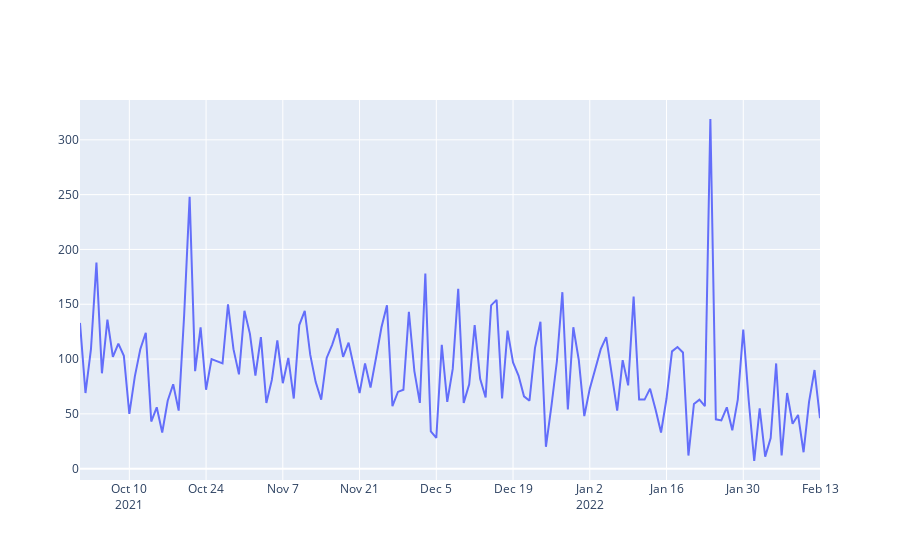

This figure's notebook cell:
### Markdown cell above
# Time-series visualization of Sales

### Code cell
store_item_df = train_df.copy()
item_id = 	169504
store_item_df = store_item_df[store_item_df.ItemCode == item_id]
store_item_df = store_item_df.sort_values(by='DateID')

store_item_ts_data = [go.Scatter( x=store_item_df.DateID,y=store_item_df.DailySales)]
py.iplot(store_item_ts_data)

### Figure 1 — Plotly figure (JSON) as saved in the notebook; plotly's stock layout.template omitted (floating-point values rounded to 4 significant figures; data arrays with more than 128 entries replaced by an {"elided": "..."} marker saying what was removed)
{"data": [{"type": "scatter", "x": {"elided": "135 str values"}, "y": {"elided": "135 int values"}}], "layout": {}}
